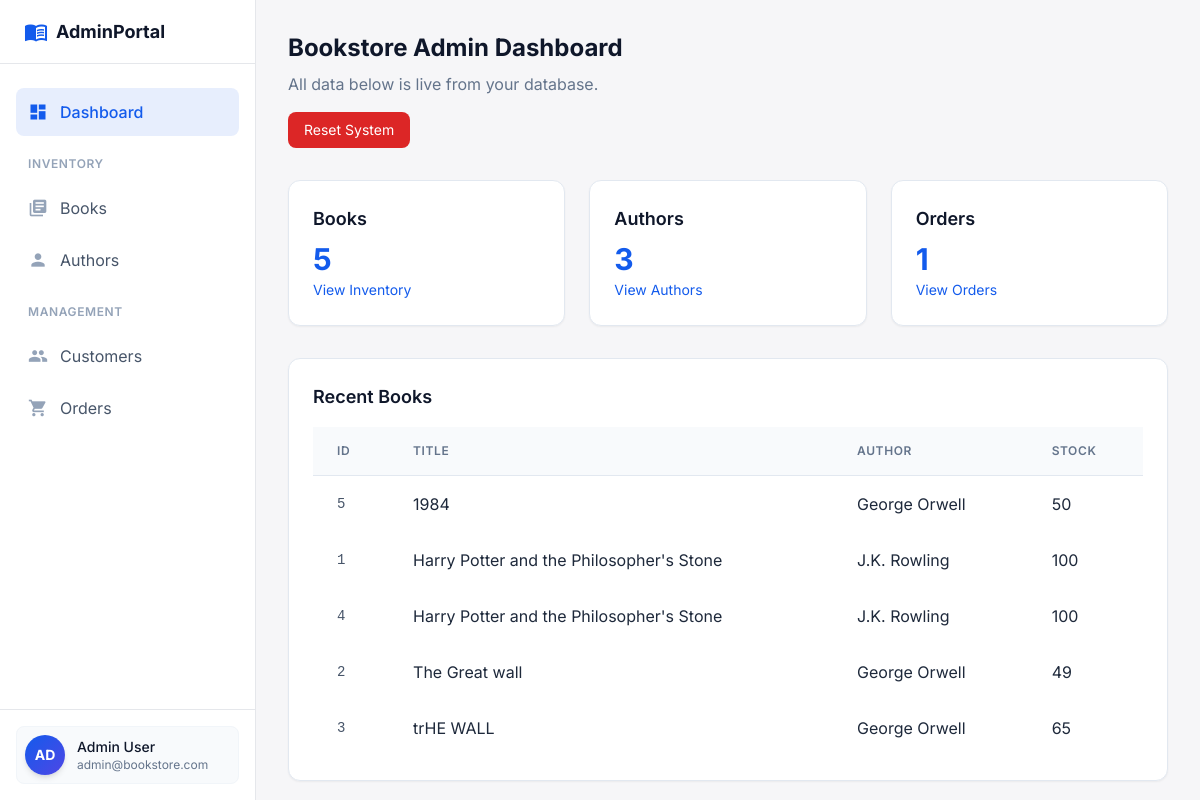
Before: / with the older database file.
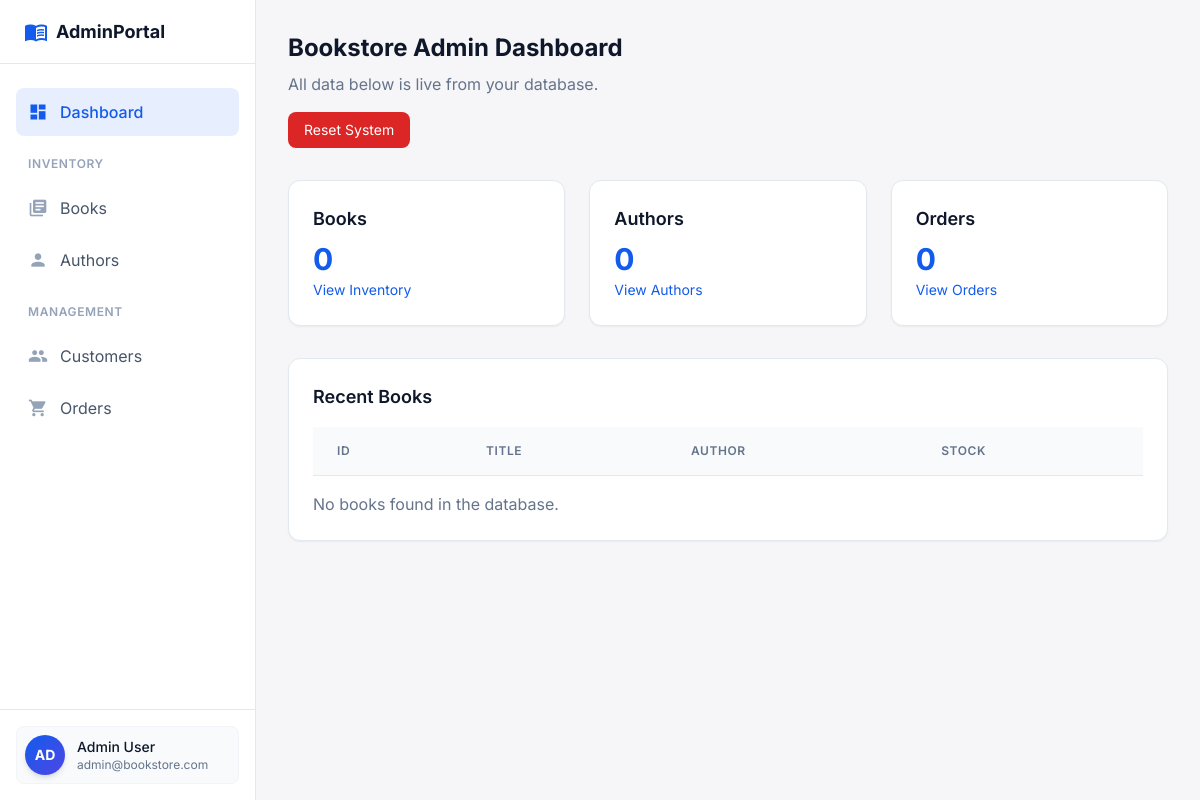
After: the same page with the newer database file.
### tables this page shows
CREATE TABLE BOOKS (
    BOOK_ID INTEGER PRIMARY KEY AUTOINCREMENT,
    TITLE TEXT NOT NULL,
    AUTHOR_ID INTEGER NOT NULL,
    ISBN TEXT, 
    GENRE TEXT,
    PUBLISHED_YEAR INTEGER,
    PRICE REAL NOT NULL,
    STOCK INTEGER,
    EDITION TEXT,
    COVER_URL TEXT,
    DESCRIPTION TEXT,
    FOREIGN KEY (AUTHOR_ID) REFERENCES AUTHORS(AUTHOR_ID)
);

CREATE TABLE AUTHORS (
    AUTHOR_ID INTEGER PRIMARY KEY AUTOINCREMENT,
    NAME TEXT NOT NULL,
    BIOGRAPHY TEXT
, ROYALTY REAL DEFAULT 0.0);

### controllers/BookController.php (called while the page is built, shortened)
<?php
require_once __DIR__ . '/../db.php';
function getAllBooks() {
    global $pdo;
    try {
        $stmt = $pdo->query('
            SELECT B.*, A.NAME AS AUTHOR_NAME
            FROM BOOKS B
            LEFT JOIN AUTHORS A ON B.AUTHOR_ID = A.AUTHOR_ID
            ORDER BY B.TITLE
        ');
        return $stmt->fetchAll(PDO::FETCH_ASSOC);
    } catch (Exception $e) {
        error_log("Error fetching books: " . $e->getMessage());
        return [];
    }
}
?>

### controllers/AuthorController.php (called while the page is built, shortened)
<?php
require_once __DIR__ . '/../db.php';
function getAllAuthors() {
    global $pdo;
    $stmt = $pdo->query('SELECT * FROM AUTHORS ORDER BY NAME');
    return $stmt->fetchAll(PDO::FETCH_ASSOC);
}

### controllers/OrderController.php (called while the page is built, shortened)
<?php
require_once __DIR__ . '/../db.php';
function getAllOrders() {
    global $pdo;
    $stmt = $pdo->query('
        SELECT O.*, C.NAME AS CUSTOMER_NAME,
               COUNT(OI.ORDER_ITEM_ID) as ITEM_COUNT,
               SUM(OI.QUANTITY) as TOTAL_BOOKS
        FROM ORDERS O
        LEFT JOIN CUSTOMERS C ON O.CUSTOMER_ID = C.CUSTOMER_ID
        LEFT JOIN ORDER_ITEMS OI ON O.ORDER_ID = OI.ORDER_ID
        GROUP BY O.ORDER_ID
        ORDER BY O.ORDER_DATE DESC
    ');
    return $stmt->fetchAll(PDO::FETCH_ASSOC);
}

### views/Dashbord.php (the view, shortened to what this page needs)
<?php
require_once __DIR__ . '/../controllers/AssignmentController.php';
require_once __DIR__ . '/../controllers/BookController.php';
require_once __DIR__ . '/../controllers/AuthorController.php';
require_once __DIR__ . '/../controllers/OrderController.php';
$books = getAllBooks();
$authors = getAllAuthors();
$orders = getAllOrders();
?>
<div class="flex-1 overflow-y-auto p-6 md:p-8">
    <div class="max-w-6xl mx-auto space-y-8">
        <div>
            <h2 class="text-2xl font-bold text-slate-900 dark:text-white mb-2">Bookstore Admin Dashboard</h2>
            <p class="text-slate-500 dark:text-slate-400">All data below is live from your database.</p>
<form method="POST" action="index.php?page=<?php echo htmlspecialchars($page); ?>"
      onsubmit="return confirm('This will delete ALL data. Continue?');"
      class="mt-4">
    <button
        type="submit"
        name="reset_system"
        class="bg-red-600 hover:bg-red-700 text-white px-4 py-2 rounded-lg text-sm">
        Reset System
    </button>
</form>
        </div>
        <div class="grid grid-cols-1 md:grid-cols-3 gap-6">
            <div class="bg-white dark:bg-slate-900 rounded-xl shadow-sm border border-slate-200 dark:border-slate-800 p-6">
                <h3 class="text-lg font-semibold text-slate-900 dark:text-white mb-2">Books</h3>
                <p class="text-3xl font-bold text-primary"><?php echo count($books); ?></p>
                <a href="index.php?page=inventrory" class="text-primary hover:underline text-sm">View Inventory</a>
            </div>
            <div class="bg-white dark:bg-slate-900 rounded-xl shadow-sm border border-slate-200 dark:border-slate-800 p-6">
                <h3 class="text-lg font-semibold text-slate-900 dark:text-white mb-2">Authors</h3>
                <p class="text-3xl font-bold text-primary"><?php echo count($authors); ?></p>
                <a href="index.php?page=author" class="text-primary hover:underline text-sm">View Authors</a>
            </div>
            <div class="bg-white dark:bg-slate-900 rounded-xl shadow-sm border border-slate-200 dark:border-slate-800 p-6">
                <h3 class="text-lg font-semibold text-slate-900 dark:text-white mb-2">Orders</h3>
                <p class="text-3xl font-bold text-primary"><?php echo count($orders); ?></p>
                <a href="index.php?page=order" class="text-primary hover:underline text-sm">View Orders</a>
            </div>
        </div>
        <div class="bg-white dark:bg-slate-900 rounded-xl shadow-sm border border-slate-200 dark:border-slate-800 p-6 mt-8">
            <h3 class="text-lg font-semibold text-slate-900 dark:text-white mb-4">Recent Books</h3>
            <table class="w-full text-left border-collapse">
                <thead>
                    <tr class="bg-slate-50 dark:bg-slate-800/50">
                        <th class="px-6 py-4 text-xs font-semibold uppercase tracking-wider text-slate-500 border-b border-slate-200 dark:border-slate-800">ID</th>
                        <th class="px-6 py-4 text-xs font-semibold uppercase tracking-wider text-slate-500 border-b border-slate-200 dark:border-slate-800">Title</th>
                        <th class="px-6 py-4 text-xs font-semibold uppercase tracking-wider text-slate-500 border-b border-slate-200 dark:border-slate-800">Author</th>
                        <th class="px-6 py-4 text-xs font-semibold uppercase tracking-wider text-slate-500 border-b border-slate-200 dark:border-slate-800">Stock</th>
                    </tr>
                </thead>
                <tbody>
                    <?php foreach (array_slice($books, 0, 5) as $book): ?>
                        <tr class="hover:bg-primary/5 transition-colors group">
                            <td class="px-6 py-4 font-mono text-sm text-slate-600 dark:text-slate-400"><?php echo htmlspecialchars($book['BOOK_ID'] ?? ''); ?></td>
                            <td class="px-6 py-4"><?php echo htmlspecialchars($book['TITLE'] ?? ''); ?></td>
                            <td class="px-6 py-4"><?php echo htmlspecialchars($book['AUTHOR_NAME'] ?? ''); ?></td>
                            <td class="px-6 py-4"><?php echo htmlspecialchars($book['STOCK'] ?? ''); ?></td>
                        </tr>
                    <?php endforeach; ?>
                </tbody>
            </table>
            <?php if (count($books) === 0): ?>
                <div class="text-slate-500 mt-4">No books found in the database.</div>
            <?php endif; ?>
        </div>
    </div>
</div>

### index.php (shortened to what this page needs)
<?php
$dbError = '';
$page = isset($_GET['page']) ? $_GET['page'] : 'dashboard';
$views = [
    'dashboard' => 'views/Dashbord.php',
    'system_entry' => 'views/SystemEntry.php',
    'enter_authors' => 'views/EnterAuthors.php',
    'enter_books' => 'views/EnterBooks.php',
    'search_books' => 'views/SearchBooks.php',
    'update_quantity' => 'views/UpdateQuantity.php',
    'book_details' => 'views/AssignmentBookDetails.php',
    'author_details' => 'views/AssignmentAuthorDetails.php',
    'inventrory' => 'views/Inventrory.php',
    'author' => 'views/Author.php',
    'authordetails' => 'views/AuthorDetails.php',
    'addauthor' => 'views/AddAuthor.php',
    'addnewbook' => 'views/AddNewBook.php',
    'bookdetails' => 'views/BookDetails.php',
    'customer' => 'views/Customer.php',
    'addcustomer' => 'views/AddCustomer.php',
    'order' => 'views/Order.php',
    'orderdetails' => 'views/OrderDetails.php',
    'addorder' => 'views/AddOrder.php',
    'editbook' => 'views/EditBook.php',
    'editauthor' => 'views/EditAuthor.php',
    'editcustomer' => 'views/EditCustomer.php',
    'editorder' => 'views/EditOrder.php',
];
$viewFile = isset($views[$page]) ? $views[$page] : $views['system_entry'];
?>
<!DOCTYPE html>
<html lang="en">
<head>
    <script src="https://cdn.tailwindcss.com?plugins=forms,container-queries"></script>
    <script id="tailwind-config">
        tailwind.config = {
            darkMode: "class",
            theme: {
                extend: {
                    colors: {
                        "primary": "#135bec",
                        "primary-content": "#ffffff",
                        "primary-dark": "#0e45b5",
                        "background-light": "#f6f6f8",
                        "background-dark": "#101622",
                        "surface-light": "#ffffff",
                        "surface-dark": "#1a2234",
                        "border-light": "#e5e7eb",
                        "border-dark": "#2d3748",
                    },
                    fontFamily: {
                        "display": ["Inter", "sans-serif"]
                    },
                    borderRadius: {
                        "DEFAULT": "0.25rem",
                        "lg": "0.5rem",
                        "xl": "0.75rem",
                        "full": "9999px"
                    },
                },
            },
        }
    </script>
</head>
<body class="font-display bg-background-light dark:bg-background-dark text-slate-800 dark:text-slate-100 antialiased h-screen flex overflow-hidden">
<?php
include 'Navigation.php';
?>
<main class="flex-1 flex flex-col h-full overflow-hidden relative">
    <div class="flex-1 overflow-y-auto">
        <?php if ($dbError): ?>
            <div class="max-w-xl mx-auto mt-20 p-8 bg-red-100 text-red-800 rounded-lg shadow text-center">
                <span class="material-icons text-4xl mb-2">error_outline</span>
                <h2 class="text-2xl font-bold mb-2">Database Connection Failed</h2>
                <div class="mb-2">Sorry, the application could not connect to the database.</div>
                <div class="text-sm text-red-700 mb-4"><?php echo htmlspecialchars($dbError); ?></div>
                <a href="" class="inline-block px-4 py-2 bg-primary text-white rounded hover:bg-blue-700">Retry</a>
            </div>
        <?php else: ?>
            <?php
            if (file_exists($viewFile)) {
                include $viewFile;
            } else {
                echo "Page not found";
            }
            ?>
        <?php endif; ?>
    </div>
</main>
</body>
</html>

### Navigation.php (shortened to what this page needs)
<aside id="sidebar" class="w-64 bg-surface-light dark:bg-surface-dark border-r border-border-light dark:border-border-dark flex-shrink-0 hidden md:flex flex-col h-full transition-colors duration-200 fixed md:relative left-0 top-0 z-40 md:z-0">
<div class="h-16 flex items-center px-6 border-b border-border-light dark:border-border-dark">
<div class="flex items-center gap-2 text-primary dark:text-primary-400">
<span class="material-icons">menu_book</span>
<span class="font-bold text-lg text-slate-900 dark:text-white">AdminPortal</span>
</div>
</div>
<nav class="flex-1 px-4 py-6 space-y-1 overflow-y-auto">
<a class="flex items-center gap-3 px-3 py-2.5 <?php echo ($page === 'dashboard') ? 'bg-primary/10 text-primary dark:text-blue-400 rounded-lg font-medium' : 'text-slate-600 dark:text-slate-400 hover:bg-slate-50 dark:hover:bg-slate-800 hover:text-primary dark:hover:text-blue-400 rounded-lg transition-colors group'; ?>" href="index.php?page=dashboard">
<span class="material-icons text-xl <?php echo ($page === 'dashboard') ? '' : 'text-slate-400 group-hover:text-primary dark:group-hover:text-blue-400'; ?>">dashboard</span>
Dashboard
</a>
<div class="pt-4 pb-2 px-3 text-xs font-semibold text-slate-400 uppercase tracking-wider">Inventory</div>
<a class="flex items-center gap-3 px-3 py-2.5 <?php echo ($page === 'inventrory') ? 'bg-primary/10 text-primary dark:text-blue-400 rounded-lg font-medium' : 'text-slate-600 dark:text-slate-400 hover:bg-slate-50 dark:hover:bg-slate-800 hover:text-primary dark:hover:text-blue-400 rounded-lg transition-colors group'; ?>" href="index.php?page=inventrory">
<span class="material-icons text-xl <?php echo ($page === 'inventrory') ? '' : 'text-slate-400 group-hover:text-primary dark:group-hover:text-blue-400'; ?>">library_books</span>
Books
</a>
<a class="flex items-center gap-3 px-3 py-2.5 <?php echo ($page === 'author' || $page === 'addauthor' || $page === 'editauthor' || $page === 'authordetails') ? 'bg-primary/10 text-primary dark:text-blue-400 rounded-lg font-medium' : 'text-slate-600 dark:text-slate-400 hover:bg-slate-50 dark:hover:bg-slate-800 hover:text-primary dark:hover:text-blue-400 rounded-lg transition-colors group'; ?>" href="index.php?page=author">
<span class="material-icons text-xl <?php echo ($page === 'author' || $page === 'addauthor' || $page === 'editauthor' || $page === 'authordetails') ? '' : 'text-slate-400 group-hover:text-primary dark:group-hover:text-blue-400'; ?>">person</span>
Authors
</a>
<div class="pt-4 pb-2 px-3 text-xs font-semibold text-slate-400 uppercase tracking-wider">Management</div>
<a class="flex items-center gap-3 px-3 py-2.5 <?php echo ($page === 'customer' || $page === 'editcustomer' || $page === 'addcustomer') ? 'bg-primary/10 text-primary dark:text-blue-400 rounded-lg font-medium' : 'text-slate-600 dark:text-slate-400 hover:bg-slate-50 dark:hover:bg-slate-800 hover:text-primary dark:hover:text-blue-400 rounded-lg transition-colors group'; ?>" href="index.php?page=customer">
<span class="material-icons text-xl <?php echo ($page === 'customer' || $page === 'editcustomer' || $page === 'addcustomer') ? '' : 'text-slate-400 group-hover:text-primary dark:group-hover:text-blue-400'; ?>">people</span>
Customers
</a>
<a class="flex items-center gap-3 px-3 py-2.5 <?php echo ($page === 'order') ? 'bg-primary/10 text-primary dark:text-blue-400 rounded-lg font-medium' : 'text-slate-600 dark:text-slate-400 hover:bg-slate-50 dark:hover:bg-slate-800 hover:text-primary dark:hover:text-blue-400 rounded-lg transition-colors group'; ?>" href="index.php?page=order">
<span class="material-icons text-xl <?php echo ($page === 'order') ? '' : 'text-slate-400 group-hover:text-primary dark:group-hover:text-blue-400'; ?>">shopping_cart</span>
Orders
</a>
</nav>
<div class="p-4 border-t border-border-light dark:border-border-dark">
<div class="flex items-center gap-3 p-2 rounded-lg bg-slate-50 dark:bg-slate-800/50 border border-slate-100 dark:border-slate-700">
<div class="h-10 w-10 rounded-full bg-gradient-to-br from-primary to-indigo-600 flex items-center justify-center text-white font-bold text-sm shadow-md">
AD
</div>
<div class="flex-1 min-w-0">
<p class="text-sm font-medium text-slate-900 dark:text-white truncate">Admin User</p>
<p class="text-xs text-slate-500 truncate">admin@bookstore.com</p>
</div>
</div>
</div>
</aside>

Changed rows visible on the page:
removed books: BOOK_ID "5", TITLE "1984", AUTHOR_ID.NAME "George Orwell", STOCK "50"
removed books: BOOK_ID "1", TITLE "Harry Potter and the Philosopher's Stone", AUTHOR_ID.NAME "J.K. Rowling", STOCK "100"
removed books: BOOK_ID "4", TITLE "Harry Potter and the Philosopher's Stone", AUTHOR_ID.NAME "J.K. Rowling", STOCK "100"
removed books: BOOK_ID "2", TITLE "The Great wall", AUTHOR_ID.NAME "George Orwell", STOCK "49"
removed books: BOOK_ID "3", TITLE "trHE WALL", AUTHOR_ID.NAME "George Orwell", STOCK "65"
Other visible differences:
count($books): "5" → "0"
count($authors): "3" → "0"
count($orders): "1" → "0"
text now shown: "No books found in the database."
